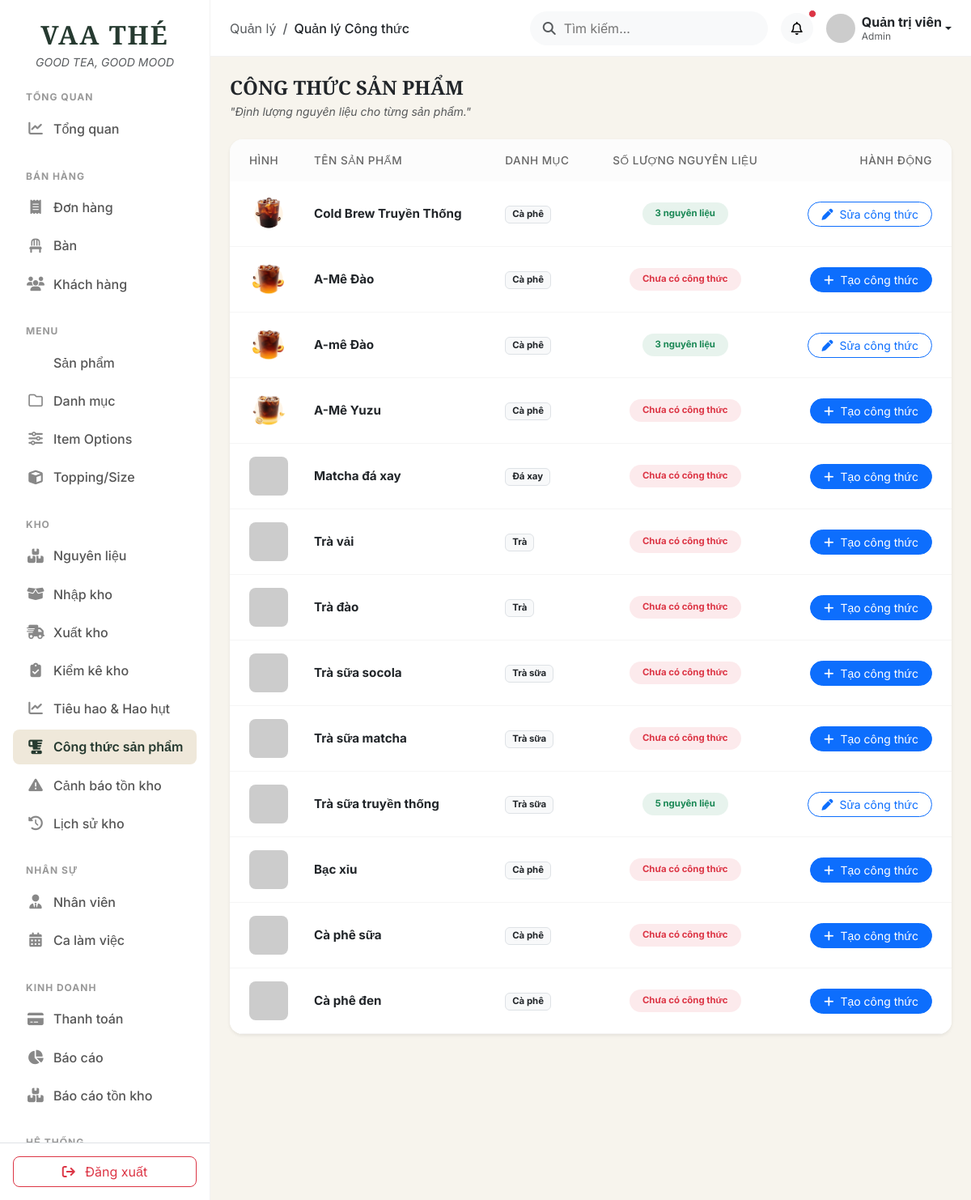
Page /public/admin.php?route=product_ingredients (signed in) on the committed database.
### tables this page shows
CREATE TABLE `products` (
  `id` int(10) unsigned NOT NULL AUTO_INCREMENT,
  `category_id` int(10) unsigned NOT NULL,
  `name` varchar(150) NOT NULL,
  `description` text DEFAULT NULL,
  `price` decimal(12,2) NOT NULL DEFAULT 0.00,
  `image` varchar(255) DEFAULT NULL,
  `status` tinyint(1) NOT NULL DEFAULT 1,
  `created_at` timestamp NOT NULL DEFAULT current_timestamp(),
  `updated_at` timestamp NOT NULL DEFAULT current_timestamp() ON UPDATE current_timestamp(),
  PRIMARY KEY (`id`),
  KEY `idx_products_category` (`category_id`),
  KEY `idx_products_status` (`status`),
  CONSTRAINT `fk_products_category` FOREIGN KEY (`category_id`) REFERENCES `categories` (`id`) ON UPDATE CASCADE
);

CREATE TABLE `categories` (
  `id` int(10) unsigned NOT NULL AUTO_INCREMENT,
  `name` varchar(100) NOT NULL,
  `description` text DEFAULT NULL,
  `image` varchar(255) DEFAULT NULL,
  `status` tinyint(1) NOT NULL DEFAULT 1,
  `created_at` timestamp NOT NULL DEFAULT current_timestamp(),
  `updated_at` timestamp NOT NULL DEFAULT current_timestamp() ON UPDATE current_timestamp(),
  PRIMARY KEY (`id`),
  UNIQUE KEY `name` (`name`)
);

### app/controllers/Admin/ProductIngredientController.php (called while the page is built, shortened)
<?php
require_once __DIR__ . '/../../models/Product.php';
require_once __DIR__ . '/../../models/Inventory.php';
require_once __DIR__ . '/../../models/ProductIngredient.php';
class ProductIngredientController {
    public function index() {
        $productModel = new Product();
        $piModel = new ProductIngredient();
        $productsRaw = $productModel->getAll();
        $products = [];
        foreach ($productsRaw as $p) {
            $recipe = $piModel->getByProductId($p['id']);
            $products[] = [
                'id' => $p['id'],
                'name' => $p['name'],
                'image' => $p['image'],
                'category' => $p['category_name'],
                'ingredients_count' => count($recipe)
            ];
        }
        require_once __DIR__ . '/../../views/admin/product_ingredients/index.php';
        require_once __DIR__ . '/../../views/layouts/admin.php';
    }
}

### app/models/Product.php (called while the page is built, shortened)
<?php
require_once __DIR__ . '/../config/database.php';
class Product {
    private $conn;
    public function __construct() {
        global $conn;
        $this->conn = $conn;
    }
    private function formatImageUrl($image) {
        if (empty($image)) {
            return 'https://images.unsplash.com/photo-1558160074-4d7d8bdf4256?auto=format&fit=crop&q=80&w=150';
        }
        return 'assets/images/products/' . $image;
    }
    public function getAll($includeHidden = false) {
        $statusCondition = $includeHidden ? "" : "WHERE p.status = 1";
        $sql = "SELECT p.*, c.name as category_name
                FROM products p
                LEFT JOIN categories c ON p.category_id = c.id
                $statusCondition
                ORDER BY p.id DESC";
        $result = $this->conn->query($sql);
        $products = $result->fetch_all(MYSQLI_ASSOC);
        return $products;
    }
}

### app/models/ProductIngredient.php (called while the page is built, shortened)
<?php
require_once __DIR__ . '/../config/database.php';
class ProductIngredient {
    private $conn;
    public function __construct() {
        global $conn;
        $this->conn = $conn;
    }
    public function getByProductId($product_id, $size_id = null) {
        if ($size_id !== null) {
            $sql = "SELECT pi.*, i.ingredient_name, i.unit, s.name as size_name
                    FROM product_ingredients pi
                    JOIN inventory i ON pi.inventory_id = i.id
                    LEFT JOIN sizes s ON pi.size_id = s.id
                    WHERE pi.product_id = ? AND pi.size_id = ?
                    ORDER BY i.ingredient_name ASC";
            $stmt = $this->conn->prepare($sql);
            if ($stmt) {
                $stmt->bind_param("ii", $product_id, $size_id);
                $stmt->execute();
                return $stmt->get_result()->fetch_all(MYSQLI_ASSOC);
            }
        } else {
            $sql = "SELECT pi.*, i.ingredient_name, i.unit, s.name as size_name
                    FROM product_ingredients pi
                    JOIN inventory i ON pi.inventory_id = i.id
                    LEFT JOIN sizes s ON pi.size_id = s.id
                    WHERE pi.product_id = ?
                    ORDER BY pi.size_id ASC, i.ingredient_name ASC";
            $stmt = $this->conn->prepare($sql);
            if ($stmt) {
                $stmt->bind_param("i", $product_id);
                $stmt->execute();
                return $stmt->get_result()->fetch_all(MYSQLI_ASSOC);
            }
        }
        return [];
    }
}

### app/views/admin/product_ingredients/index.php (the view)
<div class="d-flex justify-content-between align-items-center mb-4">
    <div>
        <h4 class="font-serif fw-bold text-dark mb-1">CÔNG THỨC SẢN PHẨM</h4>
        <p class="text-muted fst-italic small mb-0">"Định lượng nguyên liệu cho từng sản phẩm."</p>
    </div>
</div>
<div class="card border-0 shadow-sm rounded-4 overflow-hidden mb-4">
    <div class="card-body p-0">
        <div class="table-responsive">
            <table class="table table-hover align-middle mb-0">
                <thead class="bg-light">
                    <tr>
                        <th class="ps-4 py-3 fw-medium border-0 rounded-top-left admin-style-588c2d" >Hình</th>
                        <th class="py-3 fw-medium border-0">Tên Sản Phẩm</th>
                        <th class="py-3 fw-medium border-0">Danh Mục</th>
                        <th class="py-3 fw-medium border-0 text-center">Số lượng nguyên liệu</th>
                        <th class="pe-4 py-3 fw-medium border-0 rounded-top-right text-end">Hành động</th>
                    </tr>
                </thead>
                <tbody class="border-top-0 bg-white">
                    <?php if(empty($products)): ?>
                        <tr>
                            <td colspan="5" class="text-center py-5 text-muted">Chưa có sản phẩm nào.</td>
                        </tr>
                    <?php else: ?>
                        <?php foreach($products as $p): ?>
                        <tr>
                            <td class="ps-4 py-3">
                                <img src="<?= htmlspecialchars($p['image']) ?>" alt="<?= htmlspecialchars($p['name']) ?>" class="rounded-3 object-fit-cover" width="48" height="48" onerror="this.src='https://via.placeholder.com/48x48?text=SP'">
                            </td>
                            <td>
                                <div class="fw-bold text-dark"><?= htmlspecialchars($p['name']) ?></div>
                            </td>
                            <td>
                                <span class="badge bg-light text-dark border px-2 py-1"><?= htmlspecialchars($p['category']) ?></span>
                            </td>
                            <td class="text-center">
                                <?php if($p['ingredients_count'] > 0): ?>
                                    <span class="badge bg-success bg-opacity-10 text-success px-3 py-2 rounded-pill">
                                        <?= $p['ingredients_count'] ?> nguyên liệu
                                    </span>
                                <?php else: ?>
                                    <span class="badge bg-danger bg-opacity-10 text-danger px-3 py-2 rounded-pill">
                                        Chưa có công thức
                                    </span>
                                <?php endif; ?>
                            </td>
                            <td class="pe-4 text-end">
                                <?php if(isset($_SESSION['role']) && $_SESSION['role'] === 'admin'): ?>
                                <a href="admin.php?route=product_ingredients&action=edit&id=<?= $p['id'] ?>" class="btn btn-sm <?= $p['ingredients_count'] > 0 ? 'btn-outline-primary' : 'btn-primary' ?> px-3 shadow-none rounded-pill">
                                    <i class="fa-solid <?= $p['ingredients_count'] > 0 ? 'fa-pen' : 'fa-plus' ?> me-1"></i>
                                    <?= $p['ingredients_count'] > 0 ? 'Sửa công thức' : 'Tạo công thức' ?>
                                </a>
                                <?php else: ?>
                                <button type="button" class="btn btn-sm btn-light border px-3 shadow-none rounded-pill" disabled title="Chỉ Admin có quyền chỉnh sửa">
                                    <i class="fa-solid fa-lock me-1"></i> Xem
                                </button>
                                <?php endif; ?>
                            </td>
                        </tr>
                        <?php endforeach; ?>
                    <?php endif; ?>
                </tbody>
            </table>
        </div>
    </div>
</div>

### public/assets/css/admin.css (style rules this page uses)
:root { --vaa-ivory: #F7F4ED; --vaa-cream: #EFE8DA; --vaa-dark: #18231D; --vaa-forest: #263A30; --vaa-sage: #AAB79F; --vaa-brown: #9A7654; --sidebar-width: 260px; --topbar-height: 70px; }
body.admin-body { font-family: 'Inter', sans-serif; background-color: var(--vaa-ivory); color: var(--vaa-dark); margin: 0; padding: 0; overflow-x: hidden; }
.font-serif { font-family: 'Cormorant Garamond', serif; }
.table > :not(caption) > * > * { padding: 1rem; vertical-align: middle; }
.table th { font-weight: 600; color: #666; background-color: #fcfcfc; border-bottom: 1px solid #eee; font-size: 0.85rem; text-transform: uppercase; letter-spacing: 0.5px; }
.table td { font-size: 0.95rem; border-bottom: 1px solid #f5f5f5; }
.admin-style-588c2d { width: 80px; }

### rows in the picture
products: shows a picture, name "Cold Brew Truyền Thống", category.name "Cà phê", ingredients_count "3", shows "Sửa công thức"
products: name "A-Mê Đào", category.name "Cà phê", shows "Chưa có công thức", shows "Tạo công thức"
products: name "A-mê Đào", category.name "Cà phê", ingredients_count "3", shows "Sửa công thức"
products: shows a picture, name "A-Mê Yuzu", category.name "Cà phê", shows "Chưa có công thức", shows "Tạo công thức"
products: name "Matcha đá xay", category.name "Đá xay", shows "Chưa có công thức", shows "Tạo công thức"
products: name "Trà vải", category.name "Trà", shows "Chưa có công thức", shows "Tạo công thức"
products: name "Trà đào", category.name "Trà", shows "Chưa có công thức", shows "Tạo công thức"
products: name "Trà sữa socola", category.name "Trà sữa", shows "Chưa có công thức", shows "Tạo công thức"
products: name "Trà sữa matcha", category.name "Trà sữa", shows "Chưa có công thức", shows "Tạo công thức"
products: name "Trà sữa truyền thống", category.name "Trà sữa", ingredients_count "5", shows "Sửa công thức"
products: name "Bạc xỉu", category.name "Cà phê", shows "Chưa có công thức", shows "Tạo công thức"
products: name "Cà phê sữa", category.name "Cà phê", shows "Chưa có công thức", shows "Tạo công thức"
products: name "Cà phê đen", category.name "Cà phê", shows "Chưa có công thức", shows "Tạo công thức"

### other values in the picture
$pageTitle "Quản lý Công thức"
$_SESSION['full_name'] "Quản trị viên"
$_SESSION['role'] "Admin"
